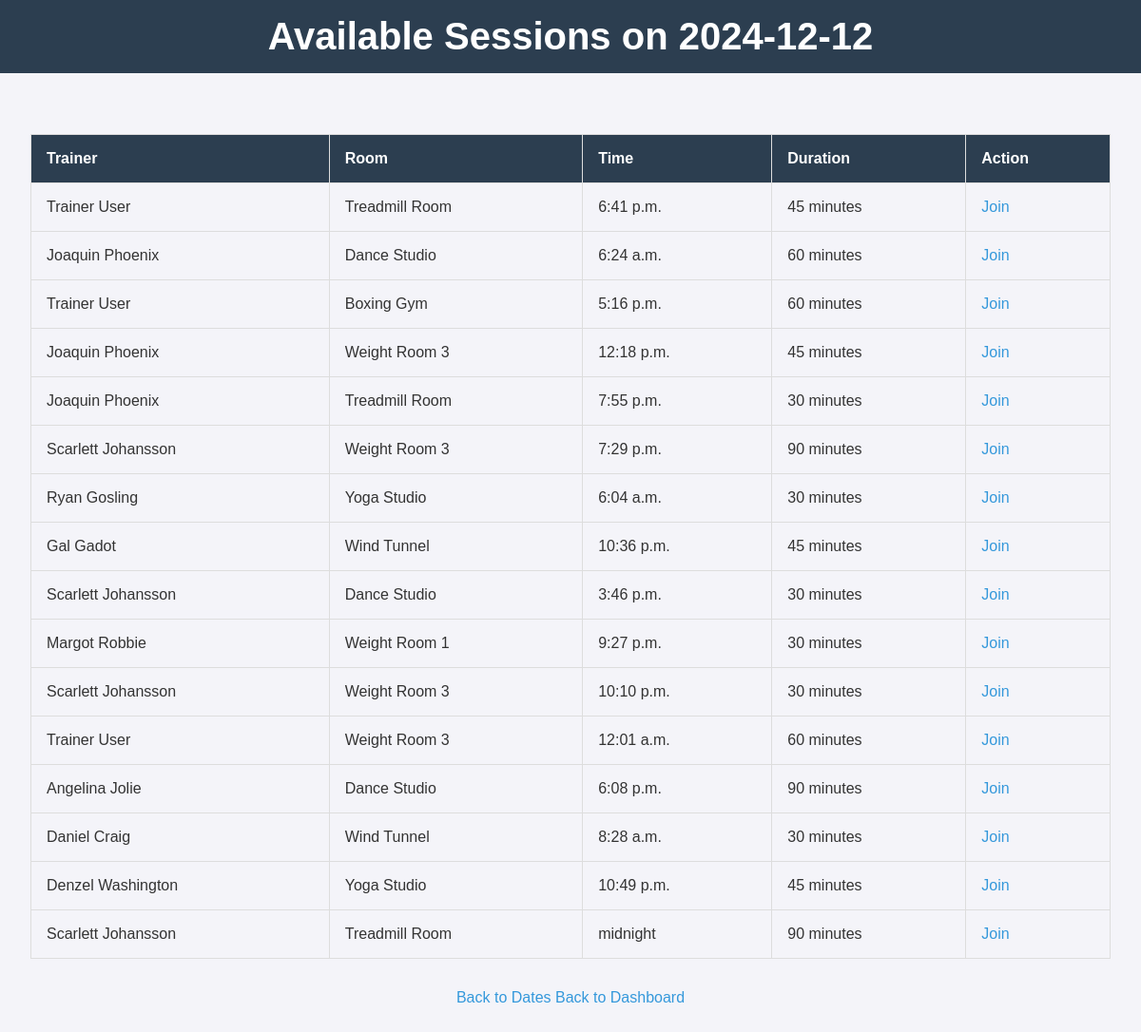
Before: /sessions-by-date/2024-12-12/ (signed in) with the older database file.
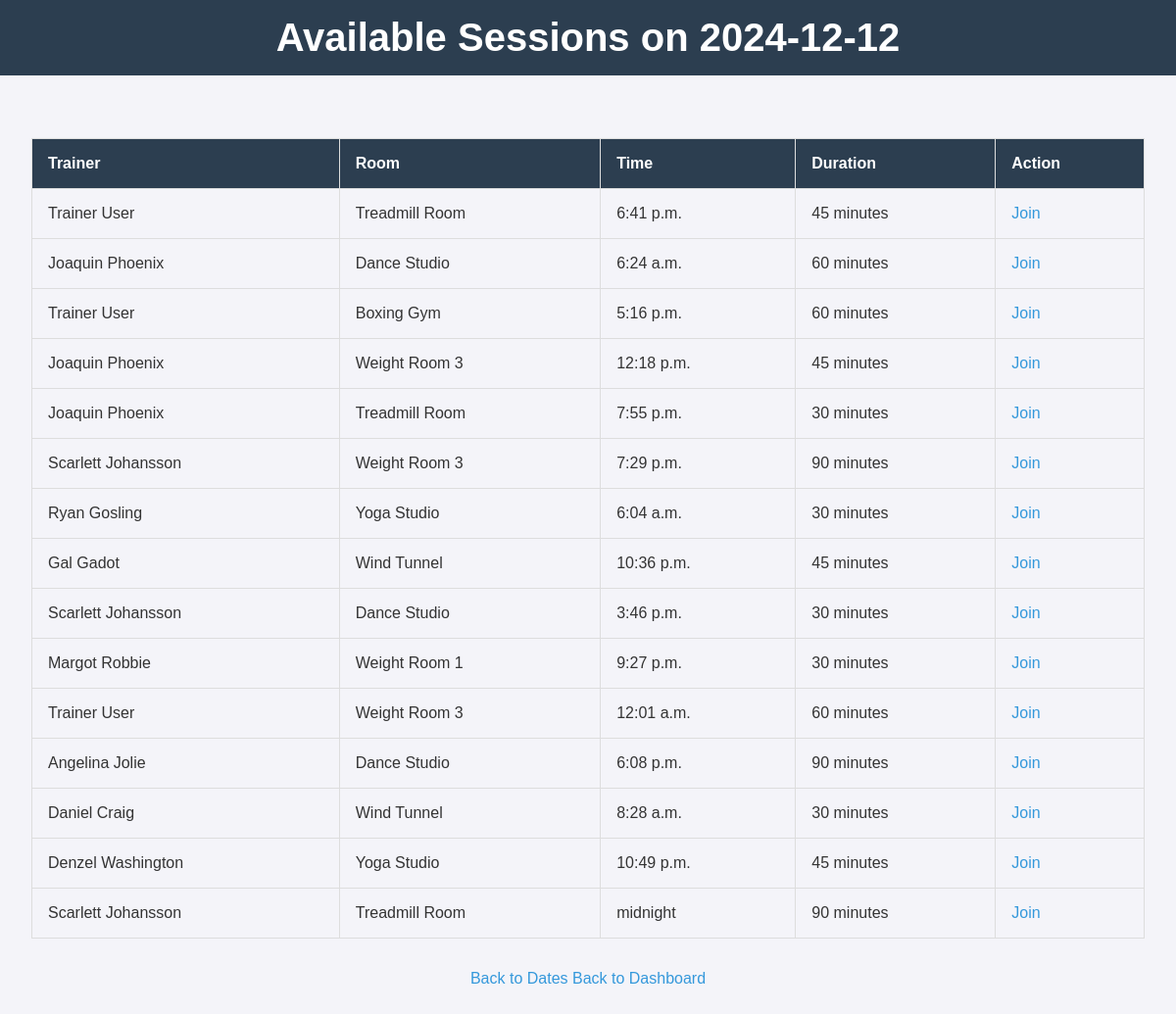
After: the same page with the newer database file.
### fitness_app/models.py (models this page shows, shortened)
class TrainingSession(models.Model):
    trainer = models.ForeignKey('Trainer', on_delete=models.CASCADE)
    space = models.ForeignKey('Space', on_delete=models.CASCADE)
    date = models.DateField()
    time = models.TimeField()
    duration = models.PositiveIntegerField()  # Duration in minutes

class Trainer(models.Model):
    user = models.OneToOneField(User, on_delete=models.CASCADE, null=True, blank=True)
    trainer_id = models.AutoField(primary_key=True)
    first_name = models.CharField(max_length=50)
    last_name = models.CharField(max_length=50)

class Space(models.Model):
    YOGA_STUDIO = "Yoga Studio"
    TREADMILL_ROOM = "Treadmill Room"
    WEIGHT_ROOM_1 = "Weight Room 1"
    WEIGHT_ROOM_2 = "Weight Room 2"
    WEIGHT_ROOM_3 = "Weight Room 3"
    BOXING_GYM = "Boxing Gym"
    CROSSFIT_GYM = "CrossFit Gym"
    WIND_TUNNEL = "Wind Tunnel"
    DANCE_STUDIO = "Dance Studio"
    SPACE_CHOICES = [
        (YOGA_STUDIO, "Yoga Studio"),
        (TREADMILL_ROOM, "Treadmill Room"),
        (WEIGHT_ROOM_1, "Weight Room 1"),
        (WEIGHT_ROOM_2, "Weight Room 2"),
        (WEIGHT_ROOM_3, "Weight Room 3"),
        (BOXING_GYM, "Boxing Gym"),
        (CROSSFIT_GYM, "CrossFit Gym"),
        (WIND_TUNNEL, "Wind Tunnel"),
        (DANCE_STUDIO, "Dance Studio"),
    ]
    name = models.CharField(max_length=50, choices=SPACE_CHOICES, unique=True)

### fitness_app/views.py (the view)
# urls.py: path('sessions-by-date/<str:selected_date>/', views.sessions_by_date, name='sessions_by_date'),
@login_required
def sessions_by_date(request, selected_date):
    selected_duration = request.GET.get('duration', '')
    selected_space = request.GET.get('space', '')
    session_filter = Q(date=selected_date)
    if selected_duration:
        session_filter &= Q(duration=selected_duration)
    if selected_space:
        session_filter &= Q(space__name=selected_space)
    sessions = TrainingSession.objects.filter(session_filter)
    context = {
        'selected_date': selected_date,
        'sessions': sessions,
    }
    return render(request, 'sessions_by_date.html', context)

### fitness_app/templates/sessions_by_date.html (shortened to what this page needs)
{% load static %}
<!DOCTYPE html>
<html lang="en">
<head>
    <link rel="stylesheet" href="{% static 'css/style.css' %}">
</head>
<body>
    <header>
        <h1>Available Sessions on {{ selected_date }}</h1>
    </header>
    <main>
        {% if sessions %}
            <table>
                <thead>
                    <tr>
                        <th>Trainer</th>
                        <th>Room</th>
                        <th>Time</th>
                        <th>Duration</th>
                        <th>Action</th>
                    </tr>
                </thead>
                <tbody>
                    {% for session in sessions %}
                        <tr>
                            <td>{{ session.trainer.first_name }} {{ session.trainer.last_name }}</td>
                            <td>{{ session.space.name }}</td>
                            <td>{{ session.time }}</td>
                            <td>{{ session.duration }} minutes</td>
                            <td>
                                <a href="{% url 'join_session' session.id %}" class="button">Join</a>
                            </td>
                        </tr>
                    {% endfor %}
                </tbody>
            </table>
        {% else %}
            <p>No sessions available on this date.</p>
        {% endif %}
        <div class="navigation-buttons">
            <a href="{% url 'available_dates' %}" class="button">Back to Dates</a>
            <a href="{% url 'member_dashboard' %}" class="button">Back to Dashboard</a>
        </div>
    </main>
</body>
</html>

Changed rows visible on the page:
removed TrainingSession: trainer.first_name "Scarlett", trainer.last_name "Johansson", space.name "Weight Room 3", time "10:10 p.m.", duration "30"
